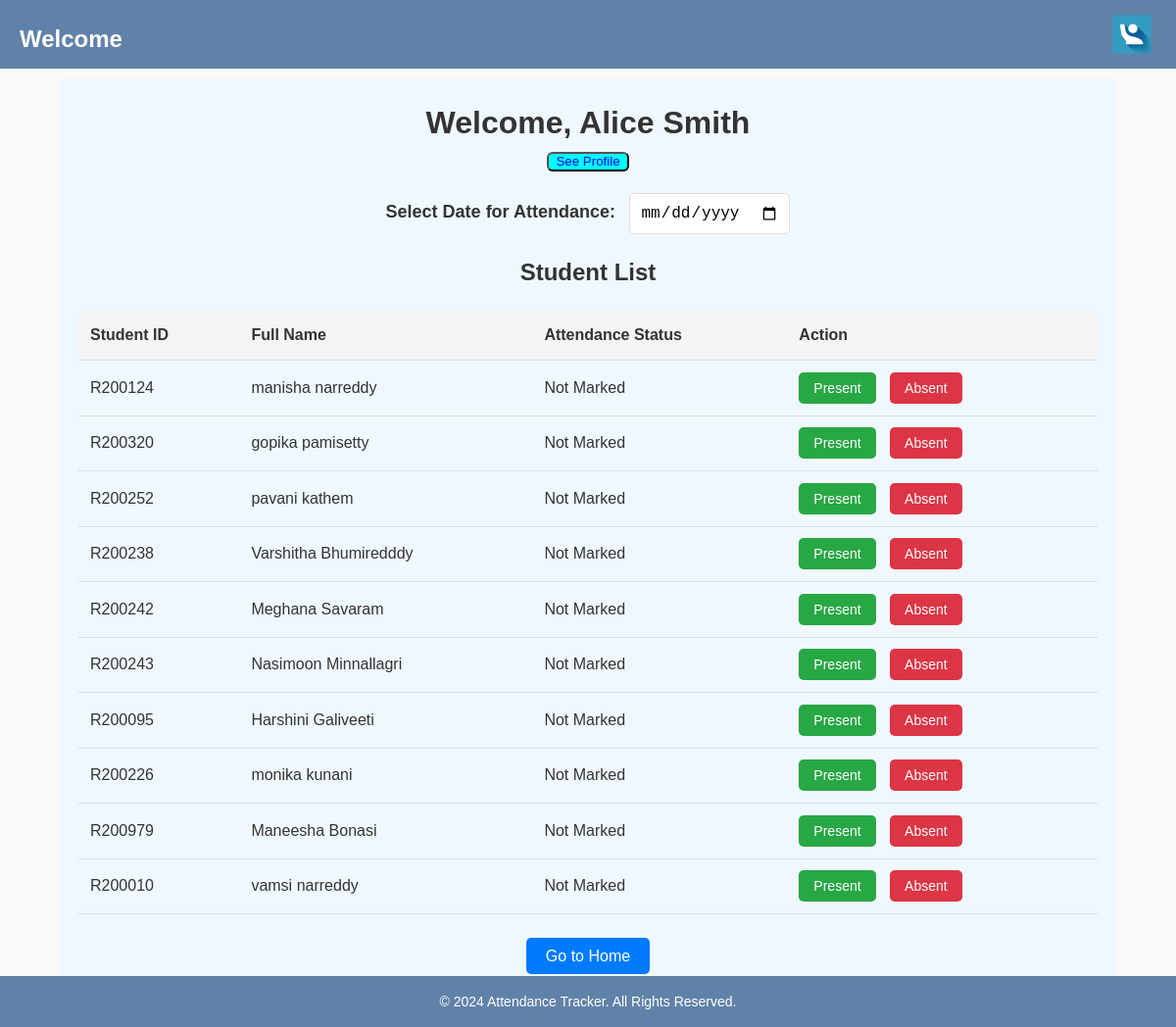
Screenshot of /faculty_dashboard/ (signed in) with the database file from the repository.
### backend/models.py (models this page shows, shortened)
class Faculty(models.Model):
    faculty_id = models.CharField(max_length=50, primary_key=True)
    firstname = models.CharField(max_length=100)
    lastname = models.CharField(max_length=100)
    email = models.EmailField(unique=True)
    password = models.CharField(max_length=255)
    phone_number = models.CharField(max_length=15, blank=True, null=True)
    subject = models.CharField(max_length=100)

class Student(models.Model):
    student_id = models.CharField(max_length=50, primary_key=True)
    firstname = models.CharField(max_length=100)
    lastname = models.CharField(max_length=100)
    email = models.EmailField(unique=True)
    password = models.CharField(max_length=255)
    phone_number = models.CharField(max_length=15, blank=True, null=True)
    parents_mobile_number = models.CharField(max_length=15, blank=True, null=True)
    ssc_gpa = models.FloatField()
    attendance_percentage = models.FloatField(blank=True, null=True)

### backend/views.py (the view)
# urls.py: path('faculty_dashboard/', views.faculty_dashboard, name='faculty_dashboard'),
def faculty_dashboard(request):
    faculty_id = request.session.get('faculty_id')
    faculty = Faculty.objects.get(faculty_id=faculty_id)
    students = Student.objects.all()
    current_date = date.today().strftime('%Y-%m-%d')
    context = {
        'faculty_details': {
            'faculty_id': faculty.faculty_id,
            'firstname': faculty.firstname,
            'lastname': faculty.lastname,
            'email': faculty.email,
            'phone_number': faculty.phone_number,
            'subject': faculty.subject,
        },
        'students': students,
        'current_date': current_date,
    }
    return render(request, 'backend/faculty_dashboard.html', context)

### backend/templates/backend/faculty_dashboard.html (shortened to what this page needs)
{% extends 'base.html' %}
{% block content %}
<body>
<div class="dashboard-container">
    <div class="header">
        <h1>Welcome, {{ faculty_details.firstname }} {{ faculty_details.lastname }}</h1>
        <button style="margin-right: 0px;" class="btn"> <a href="{% url 'faculty_profile' %}">See Profile</a></button>
    </div>
    <div class="date-container">
        <label for="attendance-date" class="date-label">Select Date for Attendance:</label>
        <input type="date" id="attendance-date" class="date-input" value="{{ today_date }}" max="{{ today_date }}">
    </div>
    <h2>Student List</h2>
    <table>
        <thead>
            <tr>
                <th>Student ID</th>
                <th>Full Name</th>
                <th>Attendance Status</th>
                <th>Action</th>
            </tr>
        </thead>
        <tbody>
            {% for student in students %}
            <tr>
                <td>{{ student.student_id }}</td>
                <td>{{ student.firstname }} {{ student.lastname }}</td>
                <td id="status-{{ student.student_id }}">{{ student.attendance_status|default:"Not Marked" }}</td>
                <td>
                    <button class="attendance-btn" data-student-id="{{ student.student_id }}" data-status="Present">Present</button>
                    <button class="attendance-btn" data-student-id="{{ student.student_id }}" data-status="Absent">Absent</button>
                </td>
            </tr>
            {% empty %}
            <tr>
                <td colspan="4">No students found.</td>
            </tr>
            {% endfor %}
        </tbody>
    </table>
    <div class="home-button-container">
        <a href="{% url 'home' %}" class="home-btn">Go to Home</a>
    </div>
</div>
</body>
{% endblock %}

### backend/templates/base.html (style rules this page uses)
* { margin: 0; padding: 0; box-sizing: border-box; }
body { font-family: Arial, sans-serif; background-color: #f9f9f9; color: #333; line-height: 1.6; display: flex; flex-direction: column; min-height: 100vh; margin:0; }

### backend/templates/backend/faculty_dashboard.html (style rules this page uses)
.dashboard-container { margin: 20px; font-family: Arial, sans-serif; background-color: aliceblue; margin-top: -30px; padding: 20px; }
.header { text-align: center; margin-bottom: 20px; }
h2 { text-align: center; margin-top: 20px; color: #333; }
table { width: 100%; border-collapse: collapse; margin-top: 20px; }
table th, table td { padding: 12px; text-align: left; border-bottom: 1px solid #ddd; }
table th { background-color: #f4f4f4; }
.attendance-btn { padding: 8px 15px; font-size: 14px; cursor: pointer; border: none; border-radius: 5px; margin-right: 10px; }
.attendance-btn[data-status="Present"] { background-color: #28a745; color: white; }
.attendance-btn[data-status="Absent"] { background-color: #dc3545; color: white; }
.home-button-container { margin-top: 30px; text-align: center; }
.home-btn { background-color: #007bff; color: white; padding: 10px 20px; text-decoration: none; font-size: 16px; border-radius: 5px; }
.date-container { text-align: center; margin-bottom: 20px; }
.date-label { font-size: 18px; font-weight: bold; margin-right: 10px; }
.date-input { padding: 10px; font-size: 16px; border: 1px solid #ddd; border-radius: 5px; }
.btn { margin-right: 0; background-color: aqua; width: 8%; height: 20px; border-radius: 6px; }
a { text-decoration: none; }

### rows the page displays
Faculty: firstname "Alice", lastname "Smith"
Student: student_id "R200124", firstname "manisha", lastname "narreddy", attendance_status "Not Marked"
Student: student_id "R200320", firstname "gopika", lastname "pamisetty", attendance_status "Not Marked"
Student: student_id "R200252", firstname "pavani", lastname "kathem", attendance_status "Not Marked"
Student: student_id "R200238", firstname "Varshitha", lastname "Bhumiredddy", attendance_status "Not Marked"
Student: student_id "R200242", firstname "Meghana", lastname "Savaram", attendance_status "Not Marked"
Student: student_id "R200243", firstname "Nasimoon", lastname "Minnallagri", attendance_status "Not Marked"
Student: student_id "R200095", firstname "Harshini", lastname "Galiveeti", attendance_status "Not Marked"
Student: student_id "R200226", firstname "monika", lastname "kunani", attendance_status "Not Marked"
Student: student_id "R200979", firstname "Maneesha", lastname "Bonasi", attendance_status "Not Marked"
Student: student_id "R200010", firstname "vamsi", lastname "narreddy", attendance_status "Not Marked"
